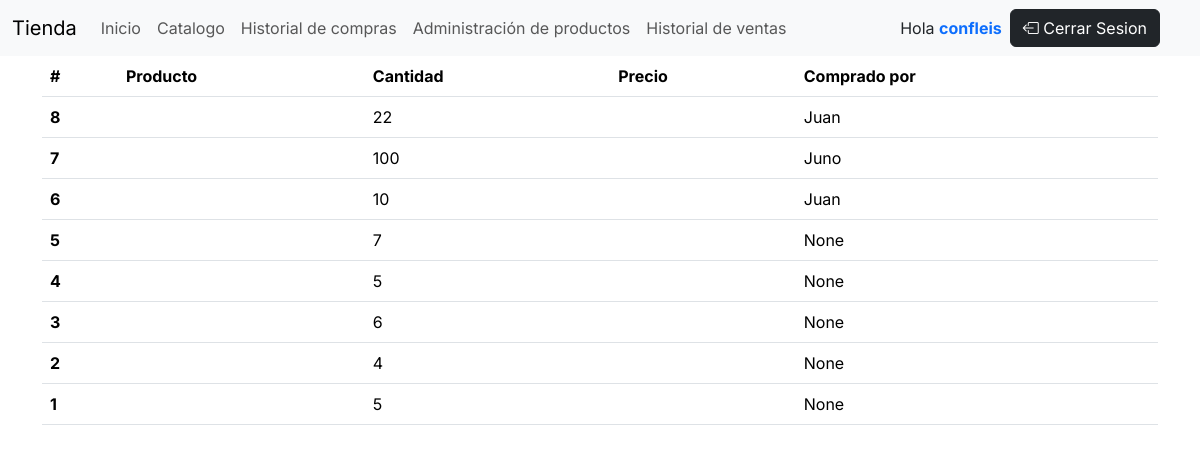
The app's page /compras/lista_todas_compras/ (signed in) with its own data.
### Compras/models.py (models this page shows, shortened)
class Compra(models.Model):
    producto = models.ForeignKey(Producto, on_delete=models.CASCADE)  # Relación con Producto
    cantidad = models.IntegerField(default=1)  # Cantidad comprada
    comprado_por = models.ForeignKey(User, on_delete=models.CASCADE, null=True, related_name='producto_comprado')  # Usuario que compró
    class Meta:
        ordering = ['-id']

### Compras/views.py (the view)
# urls.py: path('lista_todas_compras/', ListadoTodasLasComprasView.as_view(), name='lista_todas_compras'),
class ListadoTodasLasComprasView(TemplateView):
    template_name = 'historial_compras_admin.html'
    def get_context_data(self):
        lista = Compra.objects.all()
        return {'lista': lista}

### Compras/templates/historial_compras_admin.html
{% extends "base.html" %}
{% load static %}
{% block content %}
<div class="container">
    <div>
        <table class="table">
            <thead>
              <tr>
                <th scope="col">#</th>
                <th scope="col">Producto</th>
                <th scope="col">Cantidad</th>
                <th scope="col">Precio</th>
                <th scope="col">Comprado por</th>
              </tr>
            </thead>
            <tbody>
            {% for item in lista %}
            <tr>
              <th scope="row">{{item.id}}</th>
              <td>{{item.nombre_producto}}</td>
              <td>{{item.cantidad}}</td>
              <td>{{item.precio_producto}}</td>
              <td>{{item.comprado_por}}</td>
            </tr>
            {% endfor %}
            </tbody>
          </table>
    </div>
</div>
{% endblock content %}

### templates/base.html (shortened to what this page needs)
{% load static %}
<!DOCTYPE html>
<html lang="en">
<head>
    <link rel="stylesheet" href="{% static 'css/main.css'%}">
    <link href="https://cdn.jsdelivr.net/npm/bootstrap@5.3.3/dist/css/bootstrap.min.css" rel="stylesheet">
    <link rel="stylesheet" href="https://cdn.jsdelivr.net/npm/bootstrap-icons@1.11.3/font/bootstrap-icons.min.css">
</head>
<body>
    <nav class="navbar navbar-expand-lg bg-body-tertiary">
        <div class="container-fluid">
          <a class="navbar-brand" href="#">Tienda</a>
          <div class="collapse navbar-collapse" id="navbarNav">
            <ul class="navbar-nav">
              <li class="nav-item">
                <a class="nav-link" aria-current="page" href="{% url 'home' %}">Inicio</a>
              </li>
              <li class="nav-item">
                <a class="nav-link" aria-current="page" href="{% url 'lista_productos' %}">Catalogo</a>
              </li>
              {% if user.is_authenticated %}
              <li class="nav-item">
                <a class="nav-link" href="{% url 'listado_compras' user.id %}">Historial de compras</a>
              </li>
              {% if perms.Productos.puede_administrar_productos %}
              <li class="nav-item">
                <a class="nav-link" href="{% url 'administracion_productos' %}">Administración de productos</a>
              </li>
              <li class="nav-item">
                <a class="nav-link" href="{% url 'lista_todas_compras' %}">Historial de ventas</a>
              </li>
              {% endif %}
              {% endif %}
            </ul>
          </div>
          <div class="px-2">
            {% if user.is_authenticated %}
            <div class="container-fluid d-flex align-items-center">
              <p class="m-0">Hola <span class="text-primary fw-bold">{{user.username}}</span></p>
              <form class="mx-2" id="logout-form" method="post" action="{% url 'logout' %}">
                <button class="btn btn-dark" type="submit"><i class="bi bi-box-arrow-left"></i> Cerrar Sesion</button>
            </form>
            </div>
            {% else %}
            <div>
              <a class="btn btn-sm btn-dark text-white" href="{% url 'login' %}"><i class="bi bi-door-open-fill"></i> Iniciar Sesion</a>
              <a class="btn btn-sm btn-dark text-white" href="{% url 'registro' %}"><i class="bi bi-person-circle"></i> Crear Cuenta</a>
            </div>
            {% endif %}
          </div>
        </div>
    </nav>
      <main>
        {% block content %}
        {% endblock content %}
      </main>
</body>
</html>

### static/css/main.css (style rules this page uses)
* { font-family: "Inter", sans-serif; }

### records on screen
Compra: id "8", cantidad "22", comprado_por "Juan"
Compra: id "7", cantidad "100", comprado_por "Juno"
Compra: id "6", cantidad "10", comprado_por "Juan"
Compra: id "5", cantidad "7", comprado_por "None"
Compra: id "4", cantidad "5", comprado_por "None"
Compra: id "3", cantidad "6", comprado_por "None"
Compra: id "2", cantidad "4", comprado_por "None"
Compra: id "1", cantidad "5", comprado_por "None"

### other values on screen
{{ user.username }} "confleis"
